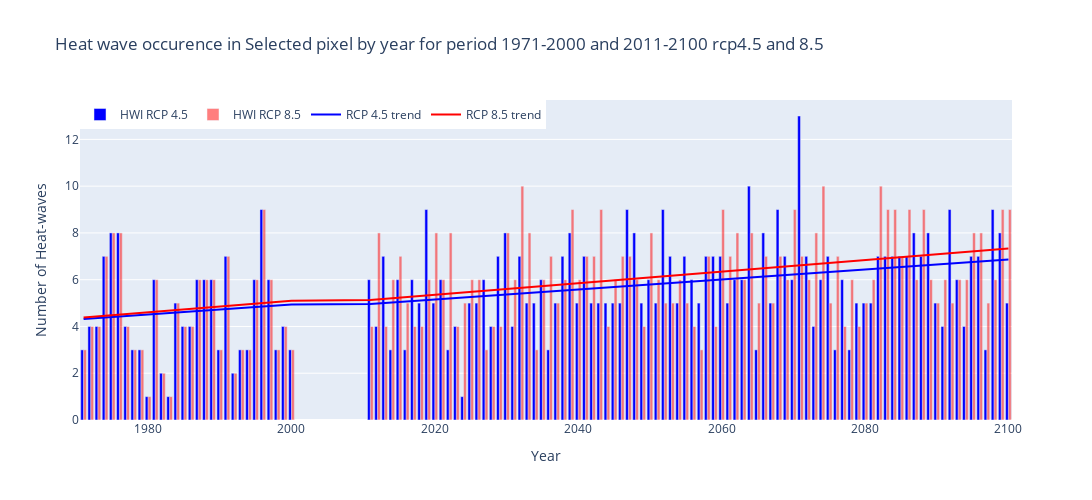

Notebook code for this chart:
### Markdown cell above
### Plots the Heat-wave frequency
- Number of heat waves over a given period. A heat wave is defined as an event where the minimum and maximum daily temperature both exceed specific thresholds over a minimum number of days.
- The number of the heat-waves depends strictly on the treshold which we select

### Code cell
# This code plots the data with Heat-wave frequency for the selected pixel 
# Sample data
b = pixel_values_hwfh + pixel_values_hwf45
t = pixel_values_hwfh + pixel_values_hwf85 
# Calculate trend lines for b and t
b_trend = np.polyfit(np.arange(len(b)), b, 1)
t_trend = np.polyfit(np.arange(len(t)), t, 1)
# Define years
yearh = list(range(1971, 2001))
yearp1 = list(range(2011, 2101))
year = yearh + yearp1
# Create figure
fig = go.Figure()
# Add bar trace for 'b'
fig.add_trace(go.Bar(x=year, y=b, name='HWI RCP 4.5', marker_color='blue'))
# Add bar trace for 't'
fig.add_trace(go.Bar(x=year, y=t, name='HWI RCP 8.5', opacity=0.5, marker_color='red'))
# Add trend line trace for 'b'
fig.add_trace(go.Scatter(x=year, y=np.polyval(b_trend, np.arange(len(b))), mode='lines', name='RCP 4.5 trend', line=dict(color='blue')))
# Add trend line trace for 't'
fig.add_trace(go.Scatter(x=year, y=np.polyval(t_trend, np.arange(len(t))), mode='lines', name='RCP 8.5 trend', line=dict(color='red')))
# Update layout
fig.update_layout(
    title='Heat wave occurence in Selected pixel by year for period 1971-2000 and 2011-2100 rcp4.5 and 8.5',
    xaxis_title='Year',
    yaxis_title='Number of Heat-waves',
    legend=dict(x=0, y=1, traceorder='normal', orientation='h'),
    width=1100,
    height=500)
